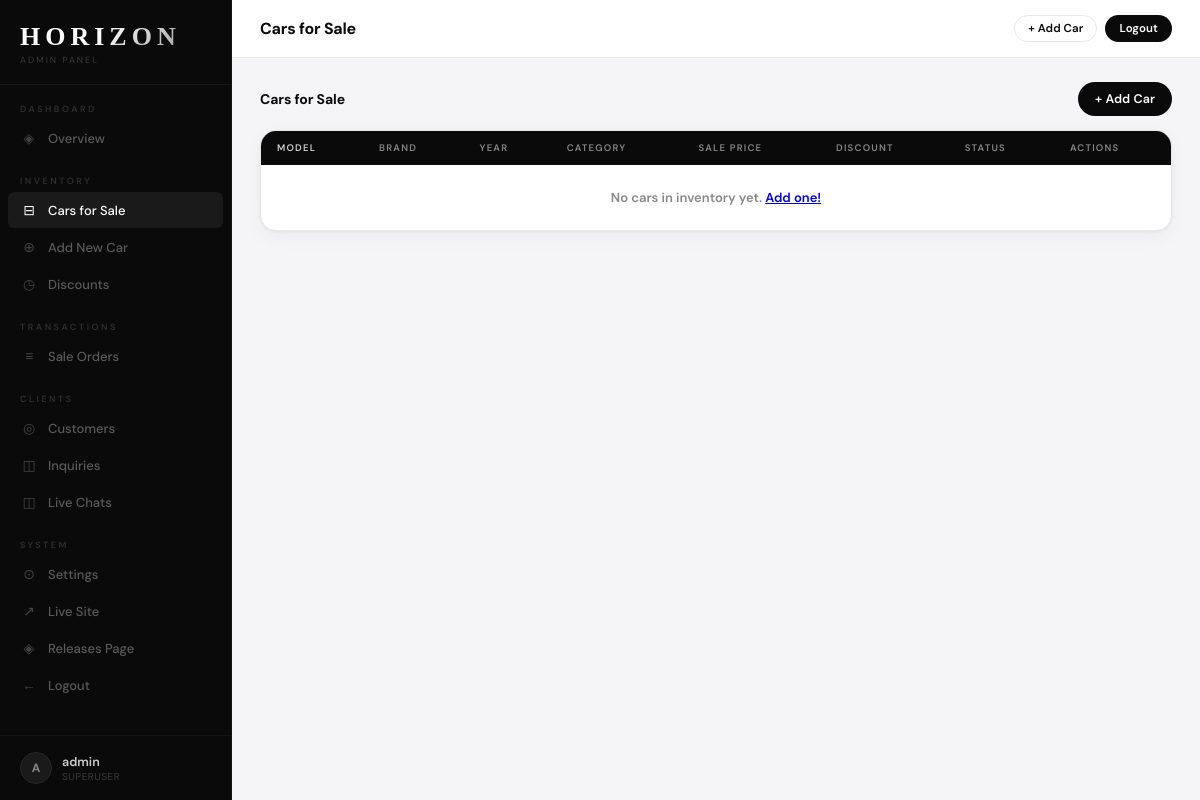
/admin-panel/cars/ (signed in), run on an earlier commit of the app's database.
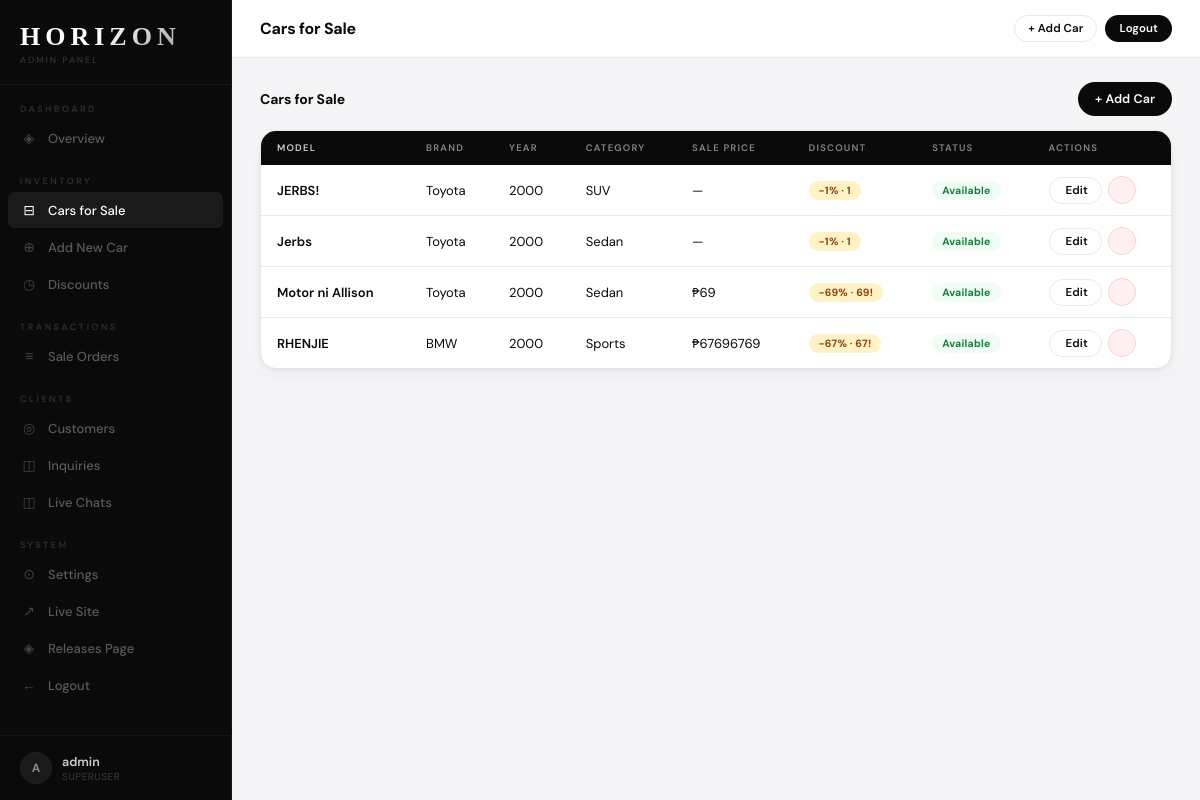
And on a later commit of the database.
### horizon/models.py (models this page shows, shortened)
class Car(models.Model):
    BRAND_CHOICES = [
        ('bmw', 'BMW'),
        ('benz', 'Mercedes-Benz'),
        ('toyota', 'Toyota'),
        ('tesla', 'Tesla'),
        ('porsche', 'Porsche'),
        ('lexus', 'Lexus'),
        ('foton', 'Foton'),
    ]
    CATEGORY_CHOICES = [
        ('sedan', 'Sedan'),
        ('suv', 'SUV'),
        ('sports', 'Sports'),
        ('electric', 'Electric'),
        ('truck', 'Truck'),
        ('van', 'Van/MPV'),
        ('crossover', 'Crossover'),
        ('pickup', 'Pickup'),
    ]
    LISTING_CHOICES = [('sale', 'For Sale')]
    STATUS_CHOICES  = [('available', 'Available'), ('reserved', 'Reserved'), ('sold', 'Sold')]
    TRANSMISSION_CHOICES = [('automatic', 'Automatic'), ('manual', 'Manual'), ('cvt', 'CVT')]
    FUEL_CHOICES = [('gasoline', 'Gasoline'), ('diesel', 'Diesel'), ('electric', 'Electric'), ('hybrid', 'Hybrid')]
    brand        = models.CharField(max_length=20, choices=BRAND_CHOICES)
    model        = models.CharField(max_length=100)
    year         = models.IntegerField()
    category     = models.CharField(max_length=20, choices=CATEGORY_CHOICES)
    listing_type = models.CharField(max_length=10, choices=LISTING_CHOICES, default='sale')
    sale_price   = models.DecimalField(max_digits=12, decimal_places=2, null=True, blank=True)
    status       = models.CharField(max_length=20, choices=STATUS_CHOICES, default='available')
    mileage      = models.IntegerField(null=True, blank=True)
    transmission = models.CharField(max_length=20, choices=TRANSMISSION_CHOICES, default='automatic')
    fuel_type    = models.CharField(max_length=20, choices=FUEL_CHOICES, default='gasoline')
    color        = models.CharField(max_length=50, blank=True)
    plate_number = models.CharField(max_length=20, blank=True)
    description  = models.TextField(blank=True)
    photo   = models.ImageField(upload_to='cars/', null=True, blank=True)
    photo_2 = models.ImageField(upload_to='cars/', null=True, blank=True)
    photo_3 = models.ImageField(upload_to='cars/', null=True, blank=True)
    photo_4 = models.ImageField(upload_to='cars/', null=True, blank=True)
    discount_percent = models.DecimalField(max_digits=5, decimal_places=2, null=True, blank=True)
    discount_label   = models.CharField(max_length=60, blank=True)
    created_at       = models.DateTimeField(auto_now_add=True)
    def __str__(self):
        return f"{self.year} {self.get_brand_display()} {self.model}"
    @property
    def has_discount(self):
        return bool(self.discount_percent and self.discount_percent > 0)

### horizon/views.py (the view)
# urls.py: path('admin-panel/cars/',                views.admin_cars,       name='admin_cars'),
@login_required
def admin_cars(request):
    listing = request.GET.get('listing', 'all')
    cars = Car.objects.all().order_by('-created_at')
    if listing == 'sale':
        cars = cars.filter(listing_type='sale')
    return render(request, 'horizon/admin_cars.html', {'cars': cars, 'listing': listing})

### horizon/templates/horizon/admin_cars.html (shortened to what this page needs)
{% extends 'horizon/admin_base.html' %}
{% block page_title %}Cars for Sale{% endblock %}
{% block admin_content %}
<div class="section-head">
  <h2>Cars for Sale</h2>
  <a class="btn btn-primary" href="{% url 'admin_car_add' %}">+ Add Car</a>
</div>
<div class="table-wrap">
  <table>
    <thead>
      <tr><th>Model</th><th>Brand</th><th>Year</th><th>Category</th><th>Sale Price</th><th>Discount</th><th>Status</th><th>Actions</th></tr>
    </thead>
    <tbody>
      {% for car in cars %}
      <tr>
        <td>{{ car.model }}</td>
        <td>{{ car.get_brand_display }}</td>
        <td>{{ car.year }}</td>
        <td>{{ car.get_category_display }}</td>
        <td>{% if car.sale_price %}₱{{ car.sale_price|floatformat:0 }}{% else %}—{% endif %}</td>
        <td>
          {% if car.has_discount %}
          <span class="badge" style="background:#fef3c7;color:#92400e;">
            -{{ car.discount_percent|floatformat:0 }}%{% if car.discount_label %} · {{ car.discount_label }}{% endif %}
          </span>
          {% else %}—{% endif %}
        </td>
        <td><span class="badge badge-{{ car.status }}">{{ car.get_status_display }}</span></td>
        <td>
          <div class="action-btns">
            <a class="btn btn-sm btn-outline" href="{% url 'admin_car_edit' car.pk %}">️ Edit</a>
            <form method="post" action="{% url 'admin_car_delete' car.pk %}" style="display:inline;" onsubmit="return confirm('Delete {{ car }}?')">
              <button class="btn btn-sm btn-danger" type="submit">️</button>
            </form>
          </div>
        </td>
      </tr>
      {% empty %}
      <tr><td colspan="8" style="text-align:center;color:#888;padding:24px;">No cars in inventory yet. <a href="{% url 'admin_car_add' %}">Add one!</a></td></tr>
      {% endfor %}
    </tbody>
  </table>
</div>
{% endblock %}

What changed in the data, as far as the page shows it:
added Car: model "JERBS!", brand "Toyota", year "2000", category "SUV", discount_percent "1", discount_label "1", status "Available"
added Car: model "Jerbs", brand "Toyota", year "2000", category "Sedan", discount_percent "1", discount_label "1", status "Available"
added Car: model "Motor ni Allison", brand "Toyota", year "2000", category "Sedan", sale_price "69", discount_percent "69", discount_label "69!", status "Available"
added Car: model "RHENJIE", brand "BMW", year "2000", category "Sports", sale_price "67696769", discount_percent "67", discount_label "67!", status "Available"
Also different on the page:
text no longer shown: "No cars in inventory yet. Add one!"
